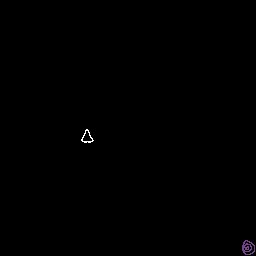

Rendered tile map (Tiled .tmx) drawn with the repository's tilesets; below, a short description and the full map source, tile grids included:
An orthogonal 16x16 tile map with 16x16 px tiles, 1 tile layer (Tile Layer 1).

<map version="1.10" tiledversion="1.10.2" orientation="orthogonal" renderorder="right-down" width="16" height="16" tilewidth="16" tileheight="16" infinite="0" nextlayerid="2" nextobjectid="1">
 <editorsettings>
  <export target="level1..tmj" format="json" />
 </editorsettings>
 <tileset firstgid="1" source="tiles.tsx" />
 <layer id="1" name="Tile Layer 1" width="16" height="16">
  <data encoding="csv">
0,0,0,0,0,0,0,0,0,0,0,0,0,0,0,0,
0,0,0,0,0,0,0,0,0,0,0,0,0,0,0,0,
0,0,0,0,0,0,0,0,0,0,0,0,0,0,0,0,
0,0,0,0,0,0,0,0,0,0,0,0,0,0,0,0,
0,0,0,0,0,0,0,0,0,0,0,0,0,0,0,0,
0,0,0,1,1,1,1,1,1,1,1,1,0,0,0,0,
0,0,0,1,0,0,0,0,0,0,0,1,0,0,0,0,
0,0,0,1,0,0,0,0,0,0,0,1,0,0,0,0,
0,0,0,1,0,3,0,0,0,0,0,1,0,0,0,0,
0,0,0,1,0,0,0,0,0,0,0,1,0,0,0,0,
0,0,0,1,1,1,1,1,1,1,1,1,0,0,0,0,
0,0,0,0,0,0,0,0,0,0,0,0,0,0,0,0,
0,0,0,0,0,0,0,0,0,0,0,0,0,0,0,0,
0,0,0,0,0,0,0,0,0,0,0,0,0,0,0,0,
0,0,0,0,0,0,0,0,0,0,0,0,0,0,0,0,
0,0,0,0,0,0,0,0,0,0,0,0,0,0,0,2
</data>
 </layer>
</map>
